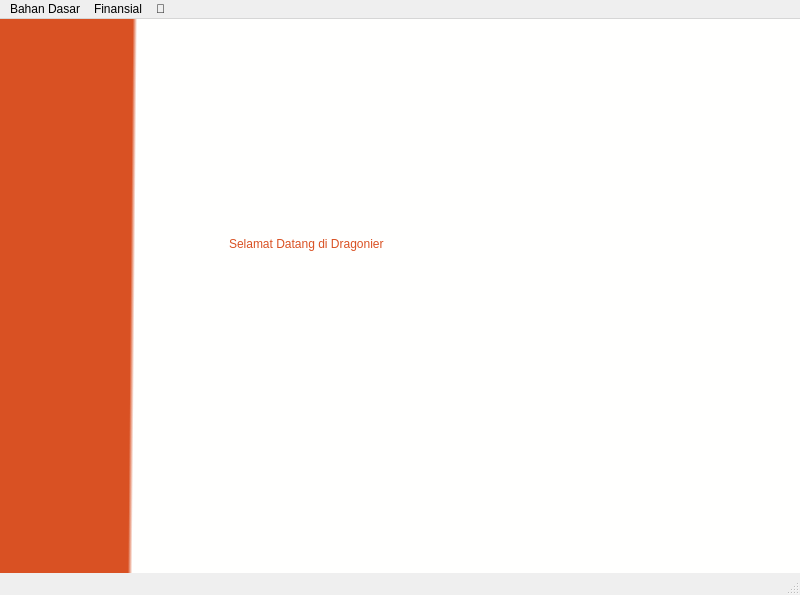
<?xml version="1.0" encoding="UTF-8"?>
<ui version="4.0">
 <class>MainWindow</class>
 <widget class="QMainWindow" name="MainWindow">
  <property name="geometry">
   <rect>
    <x>0</x>
    <y>0</y>
    <width>800</width>
    <height>595</height>
   </rect>
  </property>
  <property name="windowTitle">
   <string>MainWindow</string>
  </property>
  <widget class="QWidget" name="centralwidget">
   <widget class="QWidget" name="widget" native="true">
    <property name="geometry">
     <rect>
      <x>-1</x>
      <y>-1</y>
      <width>801</width>
      <height>571</height>
     </rect>
    </property>
    <property name="styleSheet">
     <string notr="true">QWidget#widget {
background-color:qlineargradient(spread:pad, x1:0.189055, y1:0.545, x2:0.139, y2:0.544682, stop:0.402985 rgba(255, 255, 254, 255), stop:0.507463 rgba(217, 81, 35, 255)); }
</string>
    </property>
    <widget class="QLabel" name="label">
     <property name="geometry">
      <rect>
       <x>230</x>
       <y>200</y>
       <width>401</width>
       <height>51</height>
      </rect>
     </property>
     <property name="styleSheet">
      <string notr="true">font: 75 17pt &quot;MS Sans Serif&quot;;
color: rgb(217, 81, 35);
</string>
     </property>
     <property name="text">
      <string>Selamat Datang di Dragonier</string>
     </property>
    </widget>
    <widget class="QLabel" name="label_2">
     <property name="geometry">
      <rect>
       <x>20</x>
       <y>20</y>
       <width>91</width>
       <height>81</height>
      </rect>
     </property>
     <property name="styleSheet">
      <string notr="true"/>
     </property>
     <property name="text">
      <string/>
     </property>
     <property name="pixmap">
      <pixmap>../../img/naga.png</pixmap>
     </property>
     <property name="scaledContents">
      <bool>true</bool>
     </property>
     <property name="wordWrap">
      <bool>false</bool>
     </property>
    </widget>
   </widget>
  </widget>
  <widget class="QMenuBar" name="menubar">
   <property name="geometry">
    <rect>
     <x>0</x>
     <y>0</y>
     <width>800</width>
     <height>22</height>
    </rect>
   </property>
   <widget class="QMenu" name="menuHome">
    <property name="title">
     <string>👤</string>
    </property>
    <addaction name="actionLogout"/>
   </widget>
   <widget class="QMenu" name="menuBahan_Dasar">
    <property name="title">
     <string>Bahan Dasar</string>
    </property>
    <addaction name="actionInput"/>
    <addaction name="actionVisualisasi"/>
   </widget>
   <widget class="QMenu" name="menuKeuangan">
    <property name="title">
     <string>Finansial</string>
    </property>
    <widget class="QMenu" name="menuPengolahan_Data">
     <property name="title">
      <string>Pengolahan Data</string>
     </property>
     <addaction name="actionData_Laba_Rugi"/>
     <addaction name="actionData_Keuangan"/>
    </widget>
    <addaction name="actionInput_Data_Bahan_Dasar"/>
    <addaction name="actionInput_Data_Pengeluaran"/>
    <addaction name="actionInput_Data_Beban"/>
    <addaction name="menuPengolahan_Data"/>
   </widget>
   <addaction name="menuBahan_Dasar"/>
   <addaction name="menuKeuangan"/>
   <addaction name="menuHome"/>
  </widget>
  <widget class="QStatusBar" name="statusbar"/>
  <action name="actionInput">
   <property name="text">
    <string>Input</string>
   </property>
  </action>
  <action name="actionVisualisasi">
   <property name="text">
    <string>Visualisasi</string>
   </property>
  </action>
  <action name="actionInput_Data_Bahan_Dasar">
   <property name="text">
    <string>Input Data Pemasukan</string>
   </property>
  </action>
  <action name="actionInput_Data_Pengeluaran">
   <property name="text">
    <string>Input Data Pengeluaran</string>
   </property>
  </action>
  <action name="actionInput_Data_Beban">
   <property name="text">
    <string>Input Data Beban</string>
   </property>
  </action>
  <action name="actionData_Laba_Rugi">
   <property name="text">
    <string>Data Laba-Rugi</string>
   </property>
  </action>
  <action name="actionData_Keuangan">
   <property name="text">
    <string>Data Keuangan</string>
   </property>
  </action>
  <action name="actionLogout">
   <property name="text">
    <string>Logout</string>
   </property>
  </action>
 </widget>
 <resources>
  <include location="img/naga.qrc"/>
 </resources>
 <connections/>
</ui>
